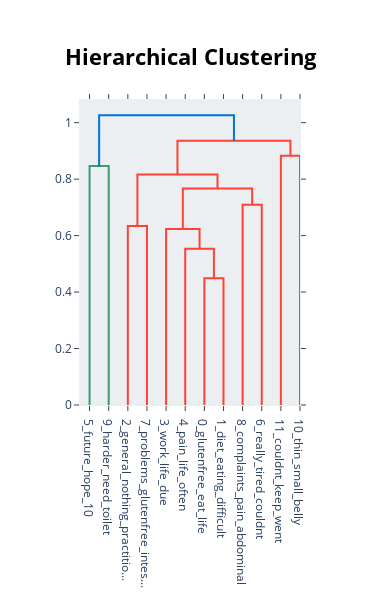

The code cell stored with this chart in its notebook:
### Code cell
#Inspect updated hierarchy 
spec_topic_model.visualize_hierarchy(orientation='bottom')

### Figure 1 — Plotly figure (JSON) as saved in the notebook; plotly's stock layout.template omitted (floating-point values rounded to 4 significant figures)
{"data": [{"hoverinfo": "text", "marker": {"color": "rgb(61,153,112)"}, "mode": "lines", "type": "scatter", "x": [5, 5, 15, 15], "xaxis": "x", "y": [0, 0.8469, 0.8469, 0], "yaxis": "y"}, {"hoverinfo": "text", "marker": {"color": "rgb(255,65,54)"}, "mode": "lines", "type": "scatter", "x": [25, 25, 35, 35], "xaxis": "x", "y": [0, 0.6344, 0.6344, 0], "yaxis": "y"}, {"hoverinfo": "text", "marker": {"color": "rgb(255,65,54)"}, "mode": "lines", "type": "scatter", "x": [65, 65, 75, 75], "xaxis": "x", "y": [0, 0.449, 0.449, 0], "yaxis": "y"}, {"hoverinfo": "text", "marker": {"color": "rgb(255,65,54)"}, "mode": "lines", "type": "scatter", "x": [55, 55, 70, 70], "xaxis": "x", "y": [0, 0.5534, 0.5534, 0.449], "yaxis": "y"}, {"hoverinfo": "text", "marker": {"color": "rgb(255,65,54)"}, "mode": "lines", "type": "scatter", "x": [45, 45, 62.5, 62.5], "xaxis": "x", "y": [0, 0.6232, 0.6232, 0.5534], "yaxis": "y"}, {"hoverinfo": "text", "marker": {"color": "rgb(255,65,54)"}, "mode": "lines", "type": "scatter", "x": [85, 85, 95, 95], "xaxis": "x", "y": [0, 0.7093, 0.7093, 0], "yaxis": "y"}, {"hoverinfo": "text", "marker": {"color": "rgb(255,65,54)"}, "mode": "lines", "type": "scatter", "x": [53.75, 53.75, 90, 90], "xaxis": "x", "y": [0.6232, 0.7665, 0.7665, 0.7093], "yaxis": "y"}, {"hoverinfo": "text", "marker": {"color": "rgb(255,65,54)"}, "mode": "lines", "type": "scatter", "x": [30, 30, 71.88, 71.88], "xaxis": "x", "y": [0.6344, 0.8164, 0.8164, 0.7665], "yaxis": "y"}, {"hoverinfo": "text", "marker": {"color": "rgb(255,65,54)"}, "mode": "lines", "type": "scatter", "x": [105, 105, 115, 115], "xaxis": "x", "y": [0, 0.8828, 0.8828, 0], "yaxis": "y"}, {"hoverinfo": "text", "marker": {"color": "rgb(255,65,54)"}, "mode": "lines", "type": "scatter", "x": [50.94, 50.94, 110, 110], "xaxis": "x", "y": [0.8164, 0.9355, 0.9355, 0.8828], "yaxis": "y"}, {"hoverinfo": "text", "marker": {"color": "rgb(0,116,217)"}, "mode": "lines", "type": "scatter", "x": [10, 10, 80.47, 80.47], "xaxis": "x", "y": [0.8469, 1.026, 1.026, 0.9355], "yaxis": "y"}], "layout": {"autosize": false, "height": 600, "hoverlabel": {"bgcolor": "white", "font": {"family": "Rockwell", "size": 16}}, "hovermode": "closest", "plot_bgcolor": "#ECEFF1", "showlegend": false, "title": {"font": {"color": "Black", "size": 22}, "text": "<b>Hierarchical Clustering</b>", "x": 0.5, "xanchor": "center", "yanchor": "top"}, "width": 380, "xaxis": {"mirror": "allticks", "rangemode": "tozero", "showgrid": false, "showline": true, "showticklabels": true, "tickmode": "array", "ticks": "outside", "ticktext": ["5_future_hope_10", "9_harder_need_toilet", "2_general_nothing_practitio...", "7_problems_glutenfree_intes...", "3_work_life_due", "4_pain_life_often", "0_glutenfree_eat_life", "1_diet_eating_difficult", "8_complaints_pain_abdominal", "6_really_tired_couldnt", "11_couldnt_keep_went", "10_thin_small_belly"], "tickvals": [5, 15, 25, 35, 45, 55, 65, 75, 85, 95, 105, 115], "type": "linear", "zeroline": false}, "yaxis": {"mirror": "allticks", "rangemode": "tozero", "showgrid": false, "showline": true, "showticklabels": true, "ticks": "outside", "type": "linear", "zeroline": false}}}
